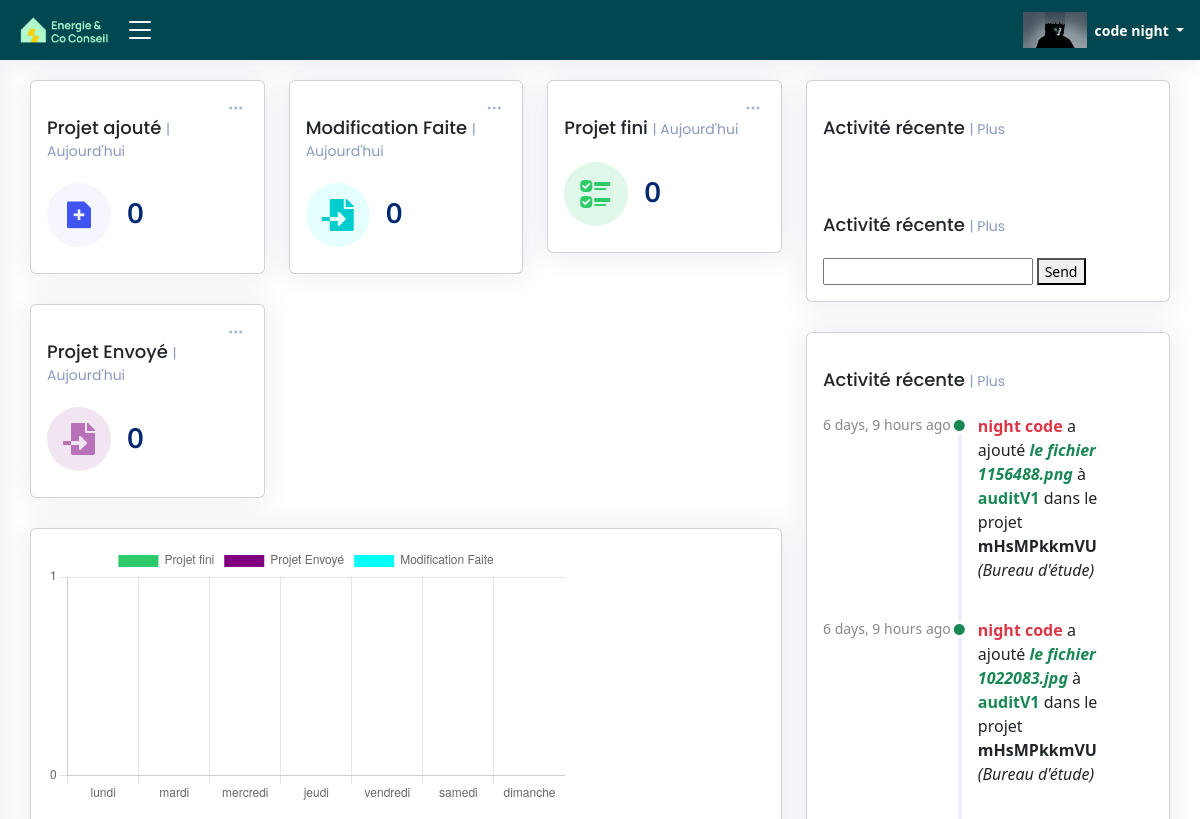
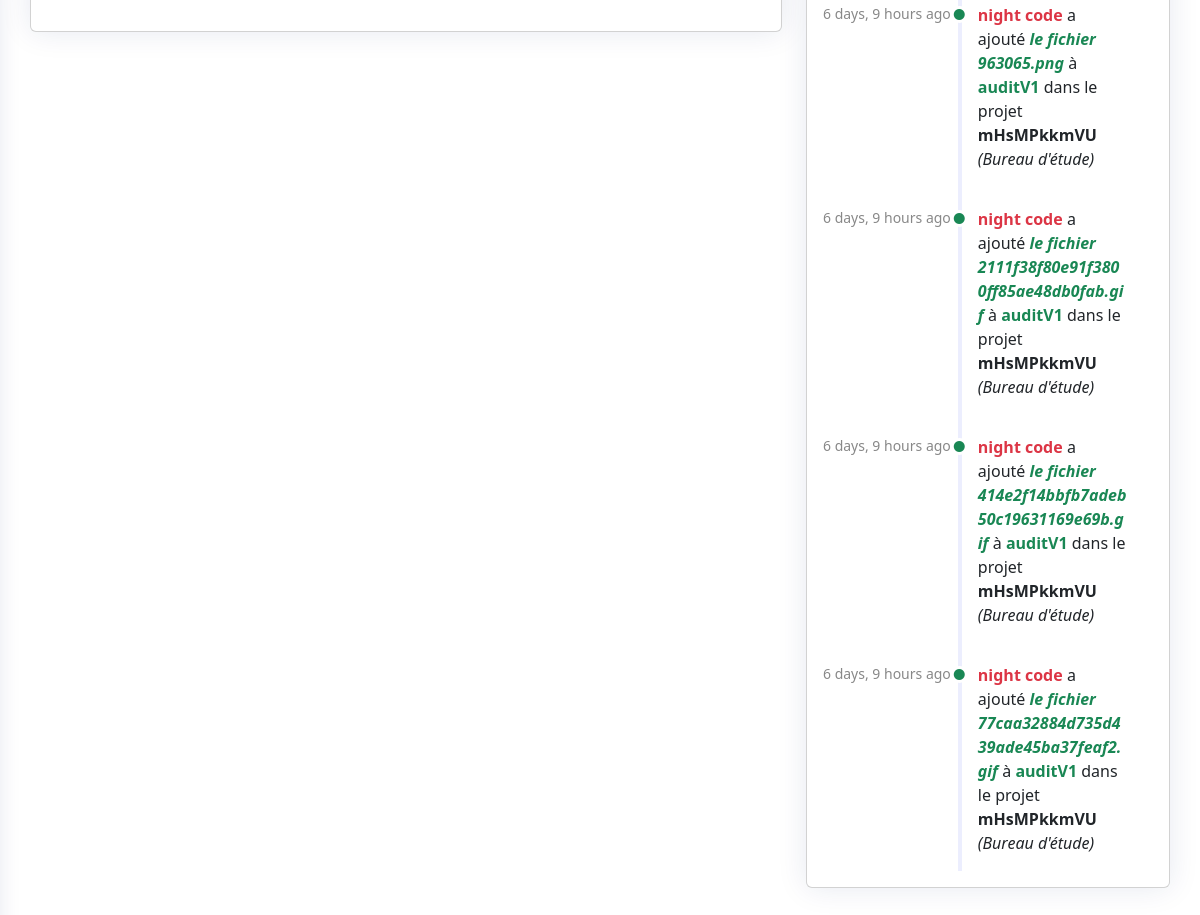
Before: /Accueil/ (signed in) with the older database file (2 pictures, top to bottom).
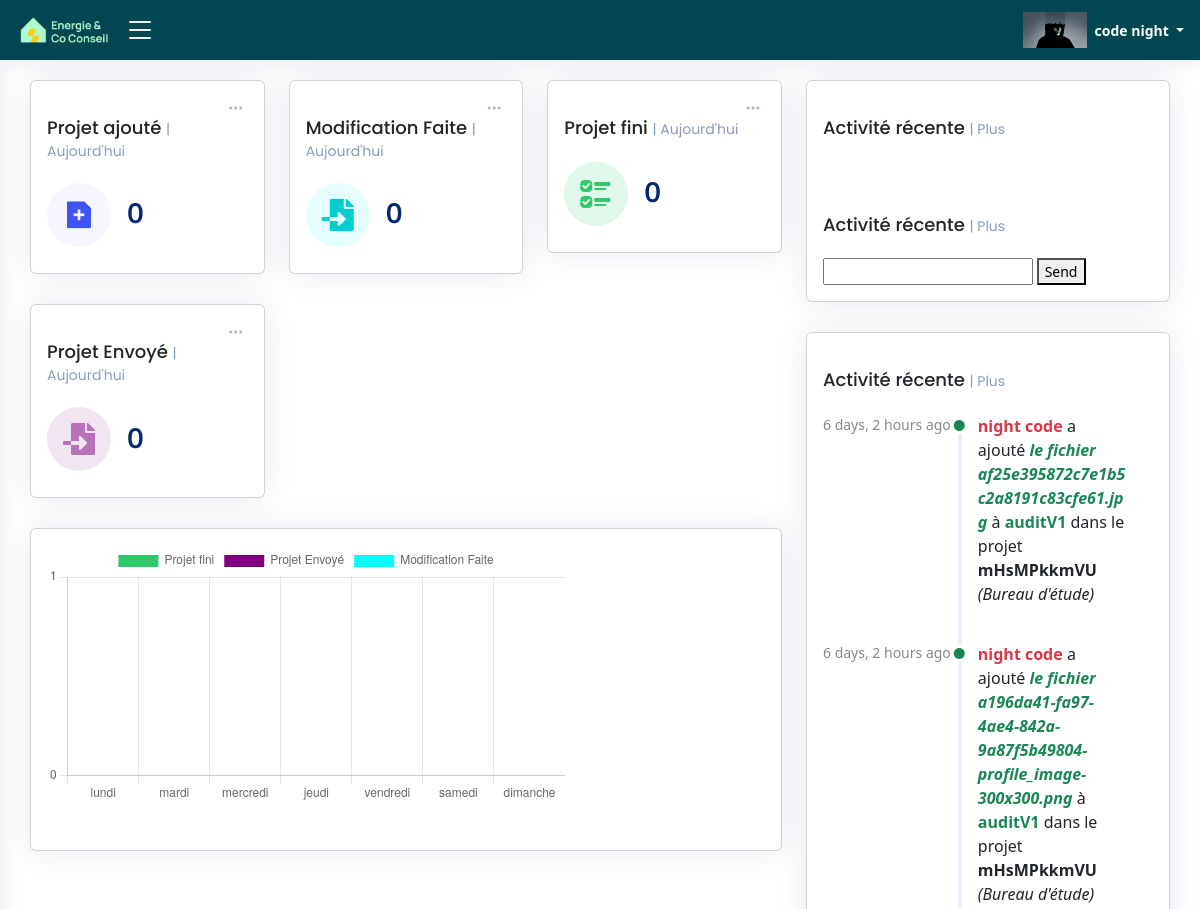
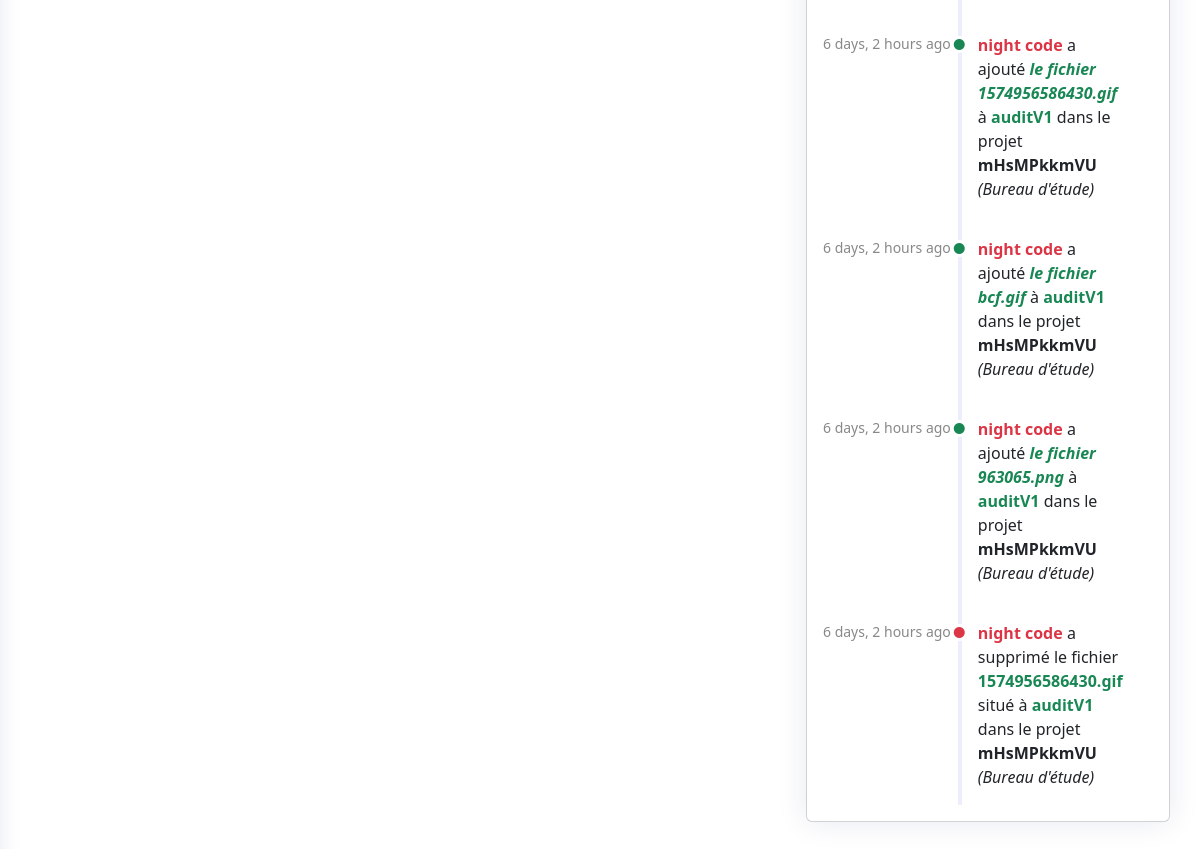
After: the same page with the newer database file (2 pictures, top to bottom).
### ERapp/models.py (models this page shows, shortened)
class Activities_audit(models.Model):
    Activity_id = models.CharField(max_length=255,blank=True)
    Activity_user = models.CharField(max_length=255,blank=True)
    Activity_user_email = models.CharField(max_length=255,blank=True)
    Activity_table = models.CharField(max_length=255,blank=True)
    Activity_date = models.DateTimeField(default=timezone.now)
    Activity_project_id = models.CharField(max_length=255,blank=True)
    Activity_name = models.CharField(max_length=255,blank=True)
    Activity_before = models.CharField(max_length=255,blank=True)
    Activity_after = models.CharField(max_length=255,blank=True)
    Activity_add = models.BooleanField(default=False)
    Activity_add_2 = models.BooleanField(default=False)
    Activity_edit = models.BooleanField(default=False)
    Activity_delete = models.BooleanField(default=False)
    Activity_be = models.BooleanField(default=False)

### ERapp/views.py (the view)
# urls.py: path('Accueil/',Auditeur_Accueil ,name="Auditeur_main_page"),
@login_required
def Auditeur_Accueil(request):
    user_=request.user
    data = TableData001.objects.all()
    activities_audit = Activities_audit.objects.order_by("-Activity_date")[:6]
    today = timezone.now().date() +timedelta(days=1)
    yesterday = today - timedelta(days=1)
    first_day_of_year = date(today.year, 1, 1)
    first_day_of_month = date(today.year, today.month, 1)
    client_count_added_today = TableData001.objects.filter(creation_time__range=(yesterday,today)).count()
    client_count_added_month = TableData001.objects.filter(creation_time__range=(first_day_of_month, timezone.now())).count()
    client_count_added_year= TableData001.objects.filter(creation_time__range=(first_day_of_year, timezone.now())).count()
    client_count_envoye_today = TableData001.objects.filter(Envoye_time__range=(yesterday,today)).count()
    client_count_envoye_month = TableData001.objects.filter(Envoye_time__range=(first_day_of_month, timezone.now())).count()
    client_count_envoye_year= TableData001.objects.filter(Envoye_time__range=(first_day_of_year, timezone.now())).count()
    client_count_fini_today = TableData001.objects.filter(fini_time__range=(yesterday,today)).count()
    client_count_fini_month = TableData001.objects.filter(fini_time__range=(first_day_of_month,timezone.now())).count()
    client_count_fini_year= TableData001.objects.filter(fini_time__range=(first_day_of_year, timezone.now())).count()
    client_count_Modification_Faite_today = TableData001.objects.filter(Modification_Faite_time__range=(yesterday,today)).count()
    client_count_Modification_Faite_month = TableData001.objects.filter(Modification_Faite_time__range=(first_day_of_month,timezone.now())).count()
    client_count_Modification_Faite_year= TableData001.objects.filter(Modification_Faite_time__range=(first_day_of_year, timezone.now())).count()
    fini_result={}
    envoye_result={}
    Modification_Faite_result={}
    days_of_week = ['lundi', 'mardi', 'mercredi', 'jeudi', 'vendredi', 'samedi','dimanche']
    current_date = timezone.now().date()
    current_weekday = current_date.weekday()
    k=int(current_weekday)
    days_of_week_today=days_of_week[k]
    for day_offset in range(current_weekday + 1):
        start_date = current_date - timedelta(days=day_offset)
        end_date = start_date + timedelta(days=1) - timedelta(seconds=1)
        count1 = TableData001.objects.filter(fini_time__range=(start_date, end_date),fini_time_checker=True,fini_by_user=user_.email).count()
        count2 = TableData001.objects.filter(Envoye_time__range=(start_date, end_date),Envoye_time_checker=True,Envoye_by_user=user_.email).count()
        count3 = TableData001.objects.filter(Modification_Faite_time__range=(start_date, end_date),Modification_Faite_time_checker=True,Modification_Faite_by_user=user_.email).count()
        fini_result[days_of_week[k]] = count1
        envoye_result[days_of_week[k]] = count2
        Modification_Faite_result[days_of_week[k]] = count3
        k-=1
    return render(request, "html/Auditeur_main_page.html",{'data':data,
                                                        'activities_audit':activities_audit,
                                                        'client_count_added_today':client_count_added_today,
                                                        'client_count_added_month':client_count_added_month,
                                                        'client_count_added_year':client_count_added_year,
                                                        'client_count_envoye_today':client_count_envoye_today,
                                                        'client_count_envoye_month':client_count_envoye_month,
                                                        'client_count_envoye_year':client_count_envoye_year,
                                                        'client_count_fini_today':client_count_fini_today,
                                                        'client_count_fini_month':client_count_fini_month,
                                                        'client_count_fini_year':client_count_fini_year,
                                                        'fini_result':fini_result,
                                                        'envoye_result':envoye_result,
                                                        'Modification_Faite_result':Modification_Faite_result,
                                                        'client_count_Modification_Faite_today':client_count_Modification_Faite_today,
                                                        'client_count_Modification_Faite_month':client_count_Modification_Faite_month,
                                                        'client_count_Modification_Faite_year':client_count_Modification_Faite_year,
                                                        'days_of_week_today':days_of_week_today,})

### ERapp/templates/html/Auditeur_main_page.html (shortened to what the changed rows need)
{% load static %}
{% load l10n %}
{% load humanize %}
<!DOCTYPE html>
<html lang="en">
<head>
  <link rel="stylesheet" href="https://cdnjs.cloudflare.com/ajax/libs/font-awesome/5.15.3/css/all.min.css">
  <link href="{% static 'css/style.css' %}" rel="stylesheet" type="text/css">
  <link href="{% static 'vendor/bootstrap/css/bootstrap.min.css' %}" rel="stylesheet">
  <link href="{% static 'vendor/bootstrap-icons/bootstrap-icons.css' %}" rel="stylesheet">
  <link href="{% static 'vendor/boxicons/css/boxicons.min.css' %}" rel="stylesheet">
  <link href="{% static 'vendor/quill/quill.snow.css' %}" rel="stylesheet">
  <link href="{% static 'vendor/quill/quill.bubble.css' %}" rel="stylesheet">
  <link href="{% static 'vendor/remixicon/remixicon.css' %}" rel="stylesheet">
  <link href="{% static 'vendor/simple-datatables/style.css' %}" rel="stylesheet">
</head>
<body onload="load()">
  {% if user.is_authenticated  and "auditeur" in user.role  %}
  <main id="main" class="main">
    <section class="section dashboard">
        <div class="row">
                    <script>
                      document.addEventListener("DOMContentLoaded", () => {
                        new Chart(document.querySelector('#lineChart'), {
                          type: 'bar',
                          data: {
                            labels: ['lundi', 'mardi', 'mercredi', 'jeudi', 'vendredi', 'samedi','dimanche'],
                            datasets: [{
                              label: 'Projet fini',
                              data: [{{ fini_result.lundi }}, {{fini_result.mardi}}, {{fini_result.mercredi}}, {{fini_result.jeudi}}, {{fini_result.vendredi}}, {{fini_result.samedi}}, {{fini_result.dimanche}}],
                              fill: false,
                              backgroundColor: '#2ECA6A',
                              tension: 0.1
                            },
                            {
                              label: 'Projet Envoyé',
                              data: [{{ envoye_result.lundi }}, {{envoye_result.mardi}}, {{envoye_result.mercredi}}, {{envoye_result.jeudi}}, {{envoye_result.vendredi}}, {{envoye_result.samedi}}, {{envoye_result.dimanche}}],
                              fill: false,
                              backgroundColor: 'purple',
                              tension: 0.1
                            },
                            {
                              label: 'Modification Faite',
                              data: [{{ Modification_Faite_result.lundi }}, {{Modification_Faite_result.mardi}}, {{Modification_Faite_result.mercredi}}, {{Modification_Faite_result.jeudi}}, {{Modification_Faite_result.vendredi}}, {{Modification_Faite_result.samedi}}, {{Modification_Faite_result.dimanche}}],
                              fill: false,
                              backgroundColor: 'cyan',
                              tension: 0.1
                            }
                            ]
                          },
                          options: {
                            scales: {
                              y: {
                                beginAtZero: true,
                                ticks: {
                                  stepSize: 1
                                }
                              }
                            }
                          }
                        });
                      });
                    </script>
          <div class="col-lg-4">
            <div class="card">
              <div class="card-body">
                <div class="activity">
                  {% for A_AU in activities_audit %}
                    {% if A_AU.Activity_add %}
                      <div class="activity-item d-flex">
                        <div class="activite-label">{{A_AU.Activity_date|naturaltime}}</div>
                        <i class="bi bi-circle-fill activity-badge text-success align-self-start"></i>
                        <div class="activity-content">
                          <p class="Activities_audit_p"><b class=" text-danger">{{A_AU.Activity_user}}</b> a ajouté <i class="fw-bold text-success">{{A_AU.Activity_before}}</i> à <b class="fw-bold text-success ">{{A_AU.Activity_after}}</b> dans le projet <b class="fw-bold text-dark">{{A_AU.Activity_project_id}}</b><i> ({{A_AU.Activity_table}})</i></p>
                        </div>
                      </div>
                    {% endif %}
                    {% if A_AU.Activity_delete %}
                      <div class="activity-item d-flex">
                        <div class="activite-label">{{A_AU.Activity_date|naturaltime}}</div>
                        <i class="bi bi-circle-fill activity-badge text-danger  align-self-start"></i>
                        <div class="activity-content">
                          <p class="Activities_audit_p"><b class=" text-danger">{{A_AU.Activity_user}}</b> a supprimé le fichier <b class="fw-bold text-success ">{{A_AU.Activity_before}}</b> situé à <b class="fw-bold text-success ">{{A_AU.Activity_after}}</b> dans le projet <b class="fw-bold text-dark">{{A_AU.Activity_project_id}}</b><i> ({{A_AU.Activity_table}})</i></p>
                        </div>
                      </div>
                    {% endif %}
                  {% endfor %}
                </div>
              </div>
            </div>
          </div>
        </div>
    </section>
  </main>
  {% else %}
  <script>
    window.location.href = "{% url 'not_logged_in' %}";
  </script>
  {% endif %}
</body>
</html>

Changed rows visible on the page:
no longer on this page (row unchanged): Activities_audit: Activity_date "6 days, 9 hours ago", Activity_user "night code", Activity_before "le fichier 1156488.png", Activity_after "auditV1", Activity_project_id "mHsMPkkmVU", Activity_table "Bureau d'étude"
no longer on this page (row unchanged): Activities_audit: Activity_date "6 days, 9 hours ago", Activity_user "night code", Activity_before "le fichier 1022083.jpg", Activity_after "auditV1", Activity_project_id "mHsMPkkmVU", Activity_table "Bureau d'étude"
no longer on this page (row unchanged): Activities_audit: Activity_date "6 days, 9 hours ago", Activity_user "night code", Activity_before "le fichier 963065.png", Activity_after "auditV1", Activity_project_id "mHsMPkkmVU", Activity_table "Bureau d'étude"
no longer on this page (row unchanged): Activities_audit: Activity_date "6 days, 9 hours ago", Activity_user "night code", Activity_before "le fichier 2111f38f80e91f3800ff85ae48db0fab.gif", Activity_after "auditV1", Activity_project_id "mHsMPkkmVU", Activity_table "Bureau d'étude"
no longer on this page (row unchanged): Activities_audit: Activity_date "6 days, 9 hours ago", Activity_user "night code", Activity_before "le fichier 414e2f14bbfb7adeb50c19631169e69b.gif", Activity_after "auditV1", Activity_project_id "mHsMPkkmVU", Activity_table "Bureau d'étude"
no longer on this page (row unchanged): Activities_audit: Activity_date "6 days, 9 hours ago", Activity_user "night code", Activity_before "le fichier 77caa32884d735d439ade45ba37feaf2.gif", Activity_after "auditV1", Activity_project_id "mHsMPkkmVU", Activity_table "Bureau d'étude"
added Activities_audit: Activity_date "6 days, 2 hours ago", Activity_user "night code", Activity_before "le fichier af25e395872c7e1b5c2a8191c83cfe61.jpg", Activity_after "auditV1", Activity_project_id "mHsMPkkmVU", Activity_table "Bureau d'étude"
added Activities_audit: Activity_date "6 days, 2 hours ago", Activity_user "night code", Activity_before "le fichier a196da41-fa97-4ae4-842a-9a87f5b49804-profile_image-300x300.png", Activity_after "auditV1", Activity_project_id "mHsMPkkmVU", Activity_table "Bureau d'étude"
added Activities_audit: Activity_date "6 days, 2 hours ago", Activity_user "night code", Activity_before "le fichier 1574956586430.gif", Activity_after "auditV1", Activity_project_id "mHsMPkkmVU", Activity_table "Bureau d'étude"
added Activities_audit: Activity_date "6 days, 2 hours ago", Activity_user "night code", Activity_before "le fichier bcf.gif", Activity_after "auditV1", Activity_project_id "mHsMPkkmVU", Activity_table "Bureau d'étude"
added Activities_audit: Activity_date "6 days, 2 hours ago", Activity_user "night code", Activity_before "le fichier 963065.png", Activity_after "auditV1", Activity_project_id "mHsMPkkmVU", Activity_table "Bureau d'étude"
added Activities_audit: Activity_date "6 days, 2 hours ago", Activity_user "night code", Activity_before "1574956586430.gif", Activity_after "auditV1", Activity_project_id "mHsMPkkmVU", Activity_table "Bureau d'étude"
